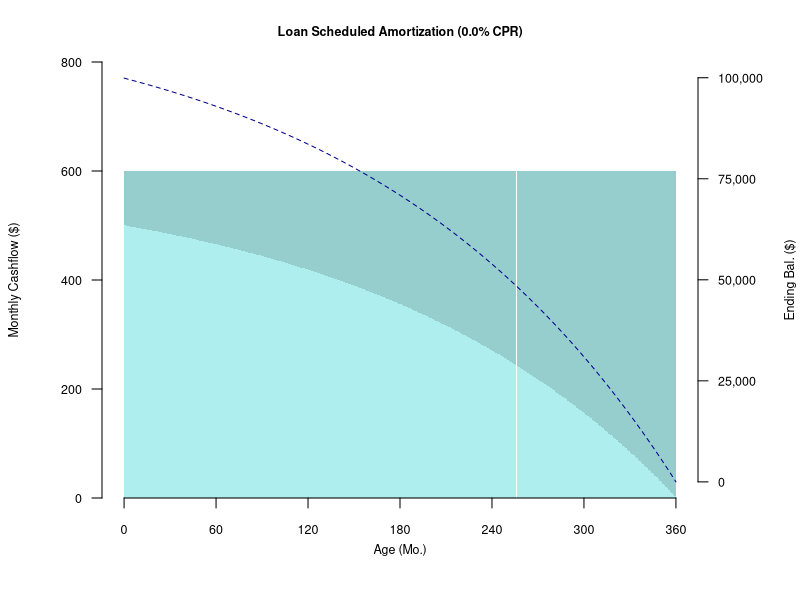
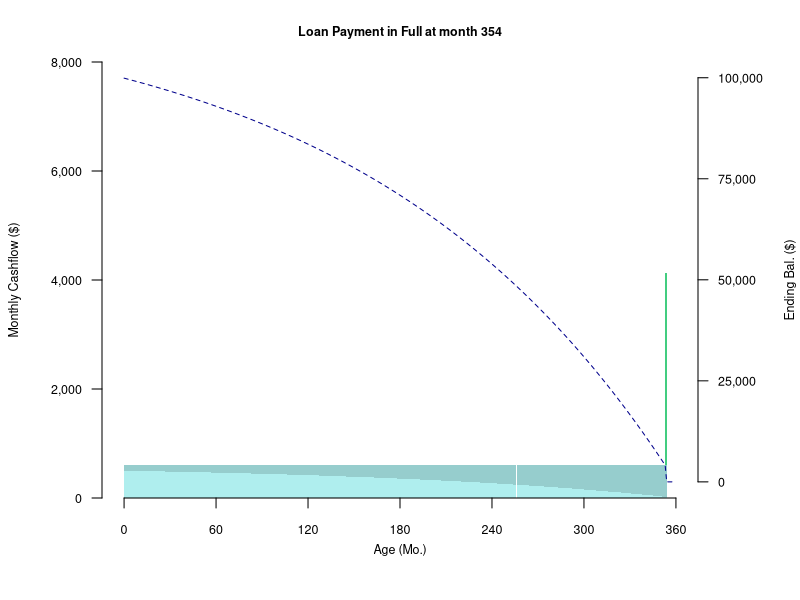
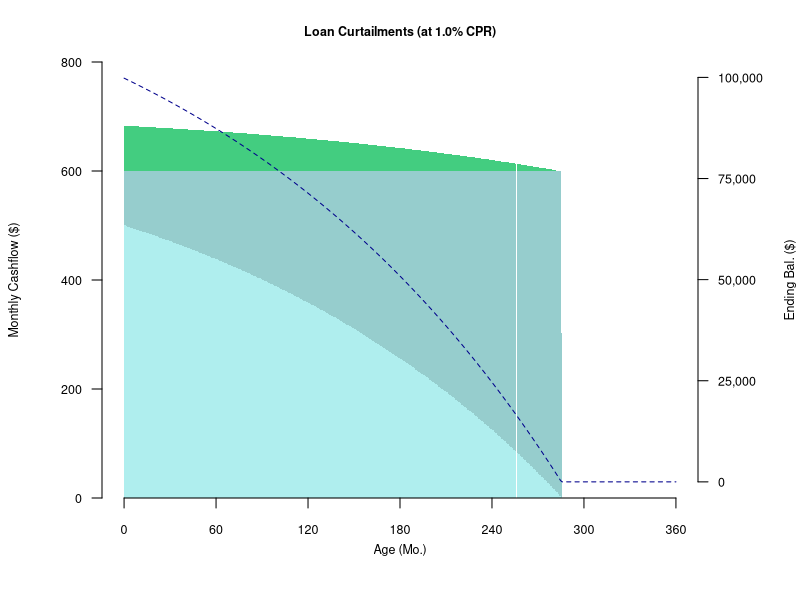
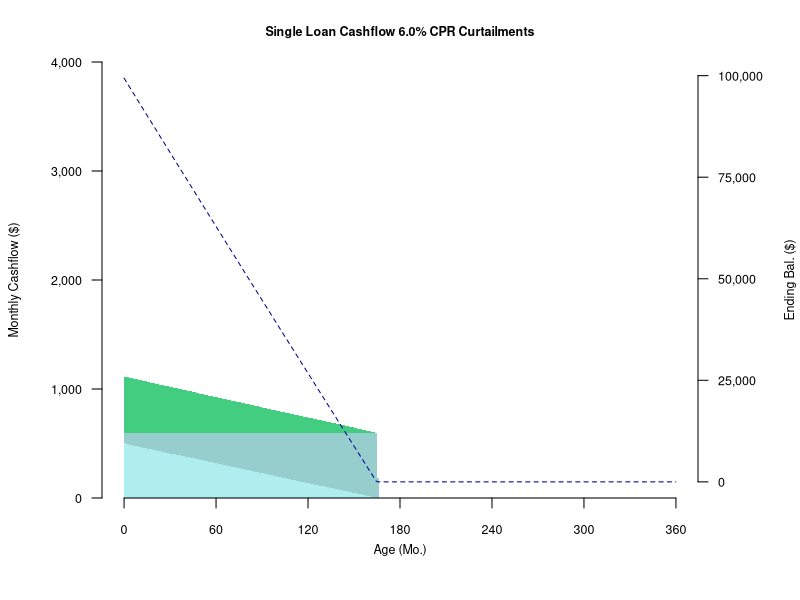
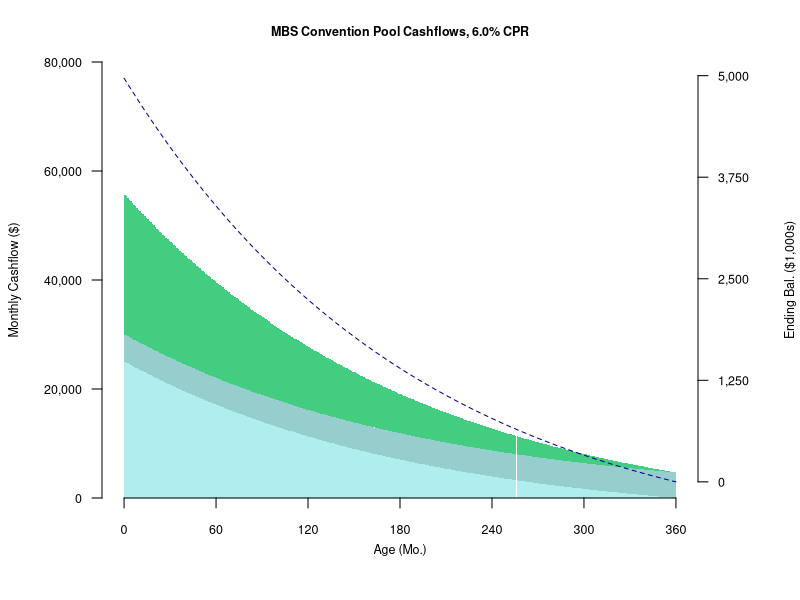
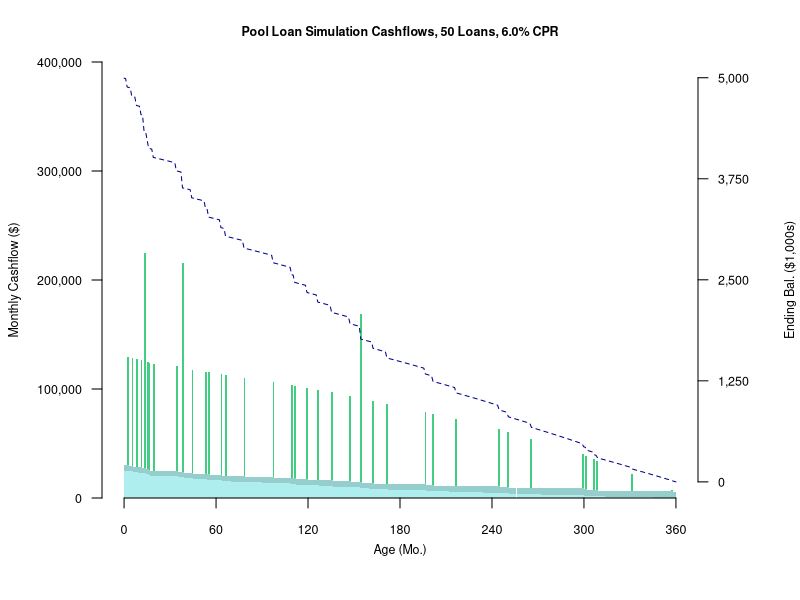
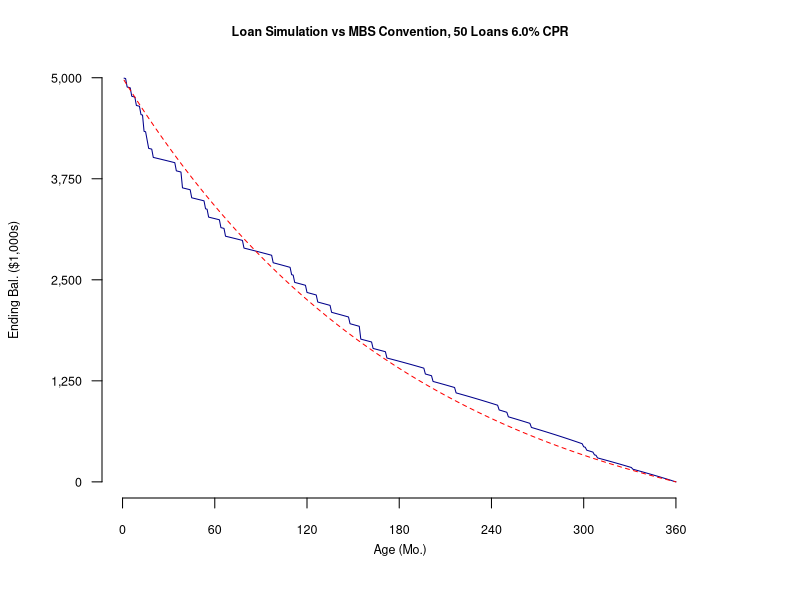

Source code (R) for these figures, in order:
## ---- chunk 1
library(dplyr)
library(data.table)
knitr::opts_chunk$set(echo = FALSE,fig.width=6,fig.height=3,dpi=300)
sched.prin.col<-"paleturquoise3"
int.col<-"paleturquoise"
unsched.prin.col<-"seagreen3"
ebal.col<-"darkblue"
ebal2.col<-"red"
cex.size<-0.75
## ---- chunk 2
orig.term<-360
note.rate<-0.06
orig.bal<-100000
scalar.cpr<-0.06 
cpr<-replicate(orig.term,scalar.cpr)
# parameter string equivalents
scalar.smm<-1-(1-scalar.cpr)^(1/12)
note.rate.str<-sprintf("%5.2f%%",note.rate*100)
orig.bal.str<-prettyNum(orig.bal,big.mark=",", scientific=FALSE)

scalar.cpr.str<-sprintf("%5.2f%%",scalar.cpr*100)
scalar.smm.str<-sprintf("%5.2f%%",scalar.smm*100)
## ---- chunk 3
loan.count<-50
## ---- chunk 4
# level.pay.calc()
# returns level (scheduled) payment given term to maturity and note.rate
level.pay.calc<-function(rem.term,monthly.rate)
{
  monthly.payment<-(monthly.rate*(1+monthly.rate)^rem.term)/((1+monthly.rate)^rem.term-1)
  return(monthly.payment)
}# level.pay.calc()
## ---- chunk 5
# amortize single loan incorporating prepayments
# CPR == 1 signifies paid-in-full
# 0 < CPR < 1 are curtailments
amort.loan.cf<-function(orig.term,note.rate,orig.bal,cpr=c(NA))
{
  monthly.rate<-note.rate/12
  if(is.na(cpr[1])){
    smm<-replicate(orig.term,0)
  } else {
    smm<-1-(1-cpr)^(1/12)
  }
  level.pay<-level.pay.calc(orig.term,monthly.rate)*orig.bal
  # initialize data.table for output
  cf<-data.table(mon=1:orig.term)
  cf[1,bbal:=orig.bal]
  cf[,int:=0]
  cf[,sched.prin:=0]
  cf[,unsched.prin:=0]
  cf[,prin:=0]
  cf[,eschedbal:=0]
  cf[,ebal:=0]
  # begin amortization
  mo.bbal<-orig.bal
  mo.unsched.prin<-0
  for(m in 1:orig.term){
    mo.int<-mo.bbal * monthly.rate        # pay interest first
    mo.sched.prin<-min(mo.bbal,level.pay - mo.int)     # remainder of payment is sched prin
    mo.eschedbal<-mo.bbal - mo.sched.prin # balance after sched prin is sched bal
    mo.unsched.prin<-mo.eschedbal*smm[m]  # unsched prin is % of sched bal
    mo.prin<-mo.sched.prin + mo.unsched.prin # total prin is sched + unsched prin
    mo.ebal<-mo.bbal - mo.prin            # ending actual balance
    # copy results to data.matrix, rounding to $0.01
    cf[m,bbal:=round(mo.bbal,2)]
    cf[m,int:=round(mo.int,2)]
    cf[m,sched.prin:=round(mo.sched.prin,2)]
    cf[m,unsched.prin:=round(mo.unsched.prin,2)]
    cf[m,prin:=round(mo.prin,2)]
    cf[m,eschedbal:=round(mo.eschedbal,2)]
    cf[m,ebal:=round(mo.ebal,2)]
    if(mo.ebal<=0.005) break
    mo.bbal<-mo.ebal # for next month
  }
  return (cf)
} # amort.loan.cf()
## ---- chunk 6
# amort.pool.cf()
# Amortize loan pool using MBS convention
# which models prepayments as continuous
# and pool as consisting of many loans of 0.01 each
# CPR in a given month represents the % of loans that PAY IN FULL that month
# there is no provision for curtailments
amort.pool.cf<-function(orig.term,note.rate,orig.bal,cpr=c(NA))
{
  monthly.rate<-note.rate/12
  if(is.na(cpr[1])){
    smm<-replicate(orig.term,0)
  } else {
    smm<-1-(1-cpr)^(1/12)
  }
  # initialize data.table for output
  cf<-data.table(mon=1:orig.term)
  cf[1,bbal:=orig.bal]
  cf[,int:=0]
  cf[,sched.prin:=0]
  cf[,unsched.prin:=0]
  cf[,prin:=0]
  cf[,eschedbal:=0]
  cf[,ebal:=0]
  mo.bbal<-orig.bal
  mo.unsched.prin<-0
  for(m in 1:orig.term){
    level.pay<-level.pay.calc(orig.term+1-m,monthly.rate)*mo.bbal  # recalc level pay based on act bal
    mo.int<-mo.bbal * monthly.rate          # pay interest first
    mo.sched.prin<-level.pay - mo.int       # remainder is sched prin
    mo.eschedbal<-mo.bbal - mo.sched.prin   # bal after sched prin is sched bal
    mo.unsched.prin<-mo.eschedbal*smm[m]    # unsched prin is % of sched bal
    mo.prin<-mo.sched.prin + mo.unsched.prin # total prin = sched + unsched prin
    mo.ebal<-mo.bbal - mo.prin              # actual bal
    # copy results to data.matrix, rounding to $0.01
    cf[m,bbal:=round(mo.bbal,2)]
    cf[m,int:=round(mo.int,2)]
    cf[m,sched.prin:=round(mo.sched.prin,2)]
    cf[m,unsched.prin:=round(mo.unsched.prin,2)]
    cf[m,prin:=round(mo.prin,2)]
    cf[m,eschedbal:=round(mo.eschedbal,2)]
    cf[m,ebal:=round(mo.ebal,2)]
    if(mo.ebal<0.005) break               # half-cent tolerance
    mo.bbal<-mo.ebal # for next month
  }
  return (cf)
} # amort.pool.cf
## ---- chunk 7
# convenience function to find aesthetic max, where significant is divisible by 4
scale.axis.max<-function(val,divisions=4){
  power.floor<-floor(log(val,10))
  power.ceil<-ceiling(log(val,10))
  if (val/10^power.ceil > 0.7){
    return (10^power.ceil)
  }
  return (ceiling(val/10^power.floor/divisions)*divisions*10^power.floor)
} # scale.axis.max()
## ---- chunk 8
# plot.cfs() plot cashflows
#
plot.cfs<-function(cf,title){
  par(mar=c(bottom=5, left=5, top=3, right=5) + 0.1) # bot, left, top, right in lines
  maxy<-scale.axis.max(max(cf$int+cf$sched.prin+cf$unsched.prin))
  displ.y<-maxy
  suff.y<-"($)"
  if(maxy>1000*1000){
    displ.y<-maxy/1000
    suff.y<-"($1,000s)"
  }
  cfm<-as.matrix(cf[,c("int","sched.prin","unsched.prin")])
  rownames(cfm)<-cf$mon
  cfmt<-t(cfm) # transpose
  barplot(cfmt,border=NA,col=c(int.col,sched.prin.col,unsched.prin.col),space=c(0,0),
          ylim=c(0,maxy),
          cex.main=cex.size, 
          xaxt="n",yaxt="n",xlab="",ylab="",main=title)
  axis(1, at = seq(0, orig.term, 12*5),cex.axis=cex.size)
  axis(2, at = seq(0, maxy, maxy/4),
       prettyNum(seq(0, displ.y, displ.y/4),big.mark=",", scientific=FALSE),las=1,cex.axis=cex.size)
  
  maxy2<-max(cf[!is.na(cf$bbal)]$bbal)

  displ.y2<-maxy2
  suff.y2<-"($)"
  if(maxy2>1000*1000){
    displ.y2<-maxy2/1000
    suff.y2<-"($1,000s)"
  }
  
  par(new=TRUE)     # new plot on same canvas, for ending balance
  plot(cf$mon,cf$ebal,type="l",col=ebal.col,xlab="", lty=2, ylab="",xaxt="n",yaxt="n",axes=FALSE,
          cex.main=cex.size ## cex.axis=cex.size,cex.lab=cex.size
  )
  axis(4, at = seq(0, maxy2, maxy2/4),
     prettyNum(seq(0, displ.y2, displ.y2/4),big.mark=",", scientific=FALSE),las=1,cex.axis=cex.size)
  
  mtext("Age (Mo.)",side=1,line=2.0,cex=cex.size) 
  mtext(paste("Monthly Cashflow",suff.y),side=2,line=4.0,cex=cex.size) 
  mtext(paste("Ending Bal.",suff.y2),side=4,line=4.0,cex=cex.size) 
  legend(x="bottom", xpd=TRUE,inset = c(0, -0.65),horiz=TRUE,cex=cex.size,
         legend=c("Interest","Sched.Prin.","Unsched.Prin.","Ending Balance"),
         lty=c(1,1,1,2),
         col=c(NA,NA,NA,ebal.col),
         fill=c(int.col,sched.prin.col,unsched.prin.col,NA),border=NA,
         bty="n"
         )
} # plot.cfs()
## ---- chunk 9
plot.comp.bals<-function(cf,cf2,title){
  par(mar=c(bottom=5, left=5, top=3, right=5) + 0.1) # bot, left, top, right in lines
  
  maxy2<-max(cf[!is.na(cf$bbal)]$bbal)

  maxy<-max(cf[!is.na(cf$bbal)]$bbal,cf2[!is.na(cf2$bbal)]$bbal)
  displ.y<-maxy
  suff.y<-"($)"
  if(maxy>1000*1000){
    displ.y<-maxy/1000
    suff.y<-"($1,000s)"
  }

  plot(cf$mon,cf$ebal,type="l",col=ebal.col,main=title,
       xlab="", ylab="",xaxt="n",yaxt="n",axes=FALSE,
       cex.main=cex.size) 
  lines(cf2$mon,cf2$ebal,lty=2,col=ebal2.col) # dashed
  axis(1, at = seq(0, orig.term, 12*5),cex.axis=cex.size)
  axis(2, at = seq(0, maxy, maxy/4),
       prettyNum(seq(0, displ.y, displ.y/4),big.mark=",", scientific=FALSE),las=1,cex.axis=cex.size)

  mtext("Age (Mo.)",side=1,line=2.0,cex=cex.size) 
  mtext(paste("Ending Bal.",suff.y),side=2,line=4.0,cex=cex.size) 
  legend(x="bottom", xpd=TRUE,inset = c(0, -0.65),horiz=TRUE,cex=cex.size,
         legend=c("Loan Simulation","MBS Convention"),
         lty=c(1,2),
         col=c(ebal.col,ebal2.col),
         bty="n"
         )
} # plot.comp.bals()
## ---- chunk 10
cpr.eg<-0
cprsingle<-replicate(orig.term,cpr.eg)
cfloan<-amort.loan.cf(orig.term,note.rate,orig.bal,cprsingle)
title<-sprintf("Loan Scheduled Amortization (%3.1f%% CPR)",cpr.eg*100)
plot.cfs(cfloan,title)
## ---- chunk 11
pif.mon<-354
cprsingle<-replicate(orig.term,0)
cprsingle[pif.mon]<-1.0
cfloan<-amort.loan.cf(orig.term,note.rate,orig.bal,cprsingle)
title<-sprintf("Loan Payment in Full at month %3d",pif.mon)
plot.cfs(cfloan,title)
## ---- chunk 12
cpr.eg<-0.01
cprsingle<-replicate(orig.term,cpr.eg)
cfloan<-amort.loan.cf(orig.term,note.rate,orig.bal,cprsingle)
title<-sprintf("Loan Curtailments (at %3.1f%% CPR)",cpr.eg*100)
plot.cfs(cfloan,title)
## ---- chunk 13

cf1<-amort.loan.cf(orig.term,note.rate,orig.bal,cpr)
title<-sprintf("Single Loan Cashflow %3.1f%% CPR Curtailments",scalar.cpr*100)
plot.cfs(cf1,title)
## ---- chunk 14
pool.orig.bal<-orig.bal*loan.count
cf2<-amort.pool.cf(orig.term,note.rate,pool.orig.bal,cpr)

title<-sprintf("MBS Convention Pool Cashflows, %3.1f%% CPR",scalar.cpr*100)
plot.cfs(cf2,title)

## ---- chunk 15
set.seed(666)

cpr<-replicate(orig.term,scalar.cpr)
smm<-1-(1-cpr)^(1/12)

for(loan.no in 1:loan.count){
  pifcpr<-runif(n=orig.term)  # uniformly distributed random
  pifcpr<-(pifcpr<smm)*1      # interpret smm as a probability
  cf1<-amort.loan.cf(orig.term,note.rate,orig.bal,pifcpr)
  # accumulate individual loan cashflows to the pool level
  if(loan.no==1){
    accum_cf<-cf1
  } else {
    accum_cf<-accum_cf+cf1
  }
}
accum_cf$mon<-accum_cf$mon/loan.count
## ---- chunk 16
calc.sched.bal<-function(note.rate,wam,bal,n=1){
  #if(n>wam) return(NA)
  mon.rate<-note.rate/12
  # P = P*(1 -((1 + J)**t - 1)/((1 + J)**N - 1))
  return(pmax(0,bal*(1-((1+mon.rate)^n-1)/((1+mon.rate)^wam-1))))
}
## ---- chunk 17
calc.hist.cpr<-function(cf){
  orig.term<-nrow(cf)
  hist.cpr<-data.table(mon=1:orig.term)
  hist.cpr$bbal<-cf$bbal
  hist.cpr$ebal<-cf$ebal
  hist.cpr[,wam:=orig.term-mon]
  # project scheduled ending balances 1, 3, 6, 12 mo forward
  hist.cpr[,sched.ebal01:=calc.sched.bal(note.rate,bal=cf$bbal,wam=orig.term-cf$mon+1,n=1)]
  hist.cpr[,sched.ebal03:=calc.sched.bal(note.rate,bal=cf$bbal,wam=orig.term-cf$mon+1,n=3)]
  hist.cpr[,sched.ebal06:=calc.sched.bal(note.rate,bal=cf$bbal,wam=orig.term-cf$mon+1,n=6)]
  hist.cpr[,sched.ebal12:=calc.sched.bal(note.rate,bal=cf$bbal,wam=orig.term-cf$mon+1,n=12)]
  # unsched.prin = sched.ebal - actual.ebal
  hist.cpr[,uprin01:=(shift(sched.ebal01,1-1)-ebal)]
  hist.cpr[,uprin03:=(shift(sched.ebal03,3-1)-ebal)]
  hist.cpr[,uprin06:=(shift(sched.ebal06,6-1)-ebal)]
  hist.cpr[,uprin12:=(shift(sched.ebal12,12-1)-ebal)]

  hist.cpr[,sprin01:=(shift(sched.ebal01,1)-sched.ebal01)]
  hist.cpr[,sprin03:=(shift(sched.ebal03,3)-sched.ebal01)]
  hist.cpr[,sprin06:=(shift(sched.ebal06,6)-sched.ebal01)]
  hist.cpr[,sprin12:=(shift(sched.ebal12,12)-sched.ebal01)]

  # smm = unsched.prin/sched.ebal
  # hist.cpr[,smm01:=uprin01/shift(sched.ebal01,1-1)]
  # hist.cpr[,smm03:=uprin03/shift(sched.ebal03,3-1)]
  # hist.cpr[,smm06:=uprin06/shift(sched.ebal06,6-1)]
  # hist.cpr[,smm12:=uprin12/shift(sched.ebal12,12-1)]
  hist.cpr[,smm01:=uprin01/sched.ebal01]
  hist.cpr[,smm03:=uprin03/sched.ebal01]
  hist.cpr[,smm06:=uprin06/sched.ebal01]
  hist.cpr[,smm12:=uprin12/sched.ebal01]
  # annualize 
  hist.cpr[,cpr01:=1-(1-smm01)^12]
  hist.cpr[,cpr03:=1-(1-smm03)^4]
  hist.cpr[,cpr06:=1-(1-smm06)^2]
  hist.cpr[,cpr12:=1-(1-smm12)]

  #for(m in 1:orig.term){
  #  if (m-12>0) {
  #    calc.sched.bal(note.rate,bal=orig.bal,wam=360,n=1)
  #  }
  #}
  return(hist.cpr)
}
## ---- chunk 18
title<-sprintf("Pool Loan Simulation Cashflows, %d Loans, %3.1f%% CPR",loan.count,scalar.cpr*100)
plot.cfs(accum_cf,title)
## ---- chunk 19
title<-sprintf("Loan Simulation vs MBS Convention, %d Loans %3.1f%% CPR",
               loan.count,scalar.cpr*100)
plot.comp.bals(accum_cf,cf2,title)

